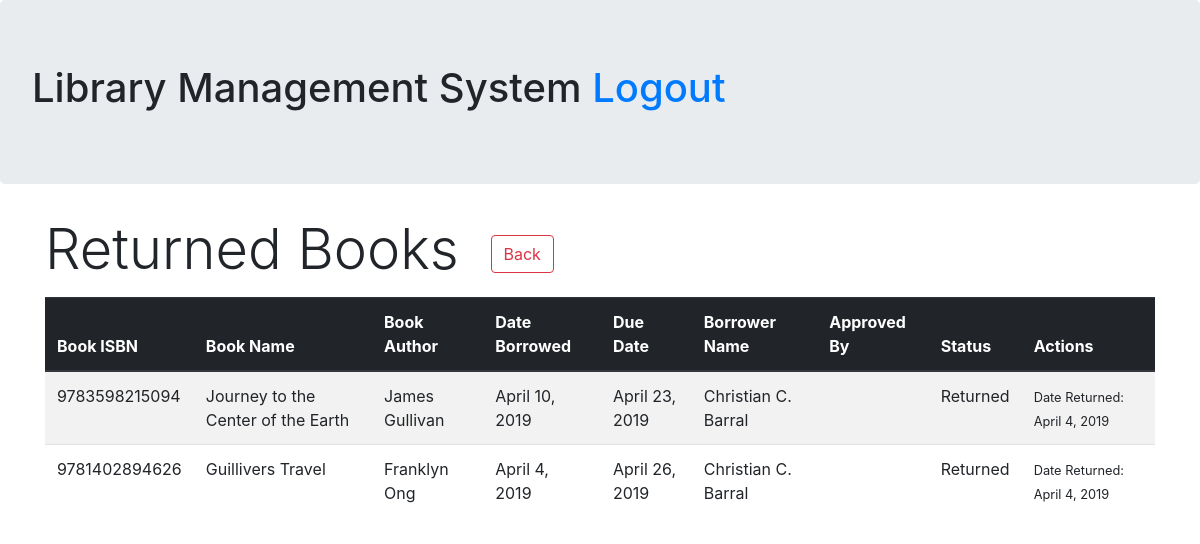
/admin/borrow-returned-list.php, run on an earlier commit of the app's database.
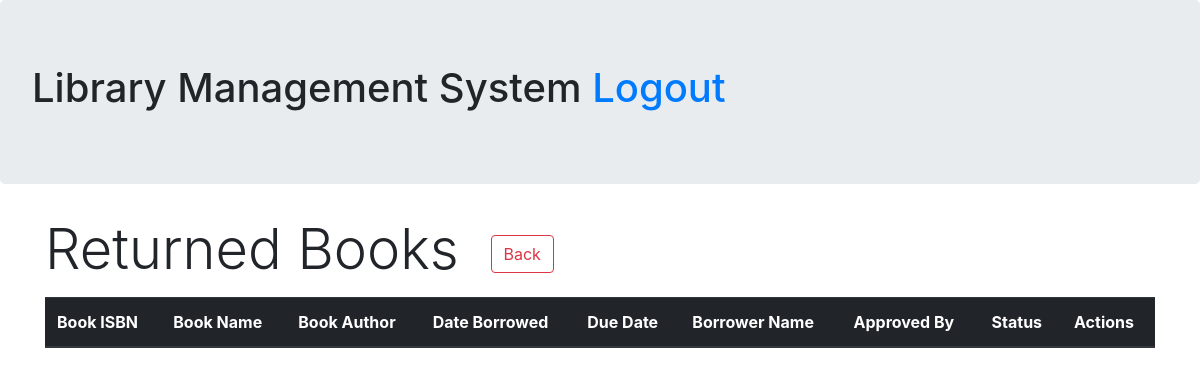
And on a later commit of the database.
### tables this page shows
CREATE TABLE `borrow` (
  `borrow_id` int(11) NOT NULL,
  `borrower_id` int(11) NOT NULL,
  `book_ISBN` varchar(13) NOT NULL,
  `admin_id` int(11) DEFAULT NULL,
  `borrow_start_date` date NOT NULL,
  `borrow_due_date` date NOT NULL,
  `borrow_return_date` date DEFAULT NULL,
  `borrow_approval_date` date DEFAULT NULL,
  `borrow_remarks` text,
  `borrow_status` char(1) NOT NULL
);

CREATE TABLE `book` (
  `book_ISBN` varchar(13) NOT NULL,
  `book_name` varchar(50) NOT NULL,
  `book_author` varchar(50) NOT NULL,
  `book_date_added` date NOT NULL,
  `book_date_published` date NOT NULL,
  `book_publisher` varchar(50) NOT NULL,
  `book_edition` varchar(20) NOT NULL,
  `book_type` varchar(20) NOT NULL,
  `book_borrow_status` char(1) NOT NULL DEFAULT 'R',
  `book_status` char(1) NOT NULL
);

CREATE TABLE `borrower` (
  `borrower_id` int(11) NOT NULL,
  `borrower_name` varchar(50) NOT NULL,
  `borrower_address` text NOT NULL,
  `borrower_dob` date NOT NULL,
  `borrower_uname` varchar(50) NOT NULL,
  `borrower_password` varchar(100) NOT NULL,
  `borrower_penalty_count` int(100) NOT NULL DEFAULT '0',
  `borrower_date_added` date NOT NULL,
  `borrower_status` char(1) NOT NULL
);

### classes/connect_service.php (called while the page is built, shortened)
<?php
class Database {
    private $servername = "localhost";
    private $username = "root";
    private $password = "";
    private $database = "library";
    public function __construct(){
        $this->conn = new mysqli($this->servername, $this->username, $this->password, $this->database);
        return $this->conn;
    }
}
?>

### classes/adminDAO.php (called while the page is built, shortened)
<?php
    require_once 'connect_service.php';
    class AdminAccessObject extends Database{
        public function getReturnedBooks(){
            $sql = "SELECT * FROM borrow JOIN book on borrow.book_ISBN = book.book_ISBN
                    JOIN borrower ON borrow.borrower_id = borrower.borrower_id WHERE borrow.borrow_status = 'R'";
            $result = $this->conn->query($sql);
            $rows = array();
            while($row=$result->fetch_assoc()){
                $rows[] = $row;
            }
            return $rows;
        }
    }
?>

### admin/borrow-returned-list.php (the view, shortened to what this page needs)
<?php
    require_once '../classes/adminDAO.php';
    $bookdao = new AdminAccessObject;
    $books = $bookdao->getReturnedBooks();
?>
<!DOCTYPE html>
<html lang="en">
<head>
    <link rel="stylesheet" href="https://use.fontawesome.com/releases/v5.8.1/css/all.css">
    <link rel="stylesheet" href="https://stackpath.bootstrapcdn.com/bootstrap/4.1.3/css/bootstrap.min.css">
</head>
<body>
    <div class="jumbotron">
        <h1>Library Management System <a href="../logout.php?page=2">Logout</a> </h1>
    </div>
    <div class="container mt-3 justify-content-center">
        <h4 class="display-4">Returned Books <a href="borrow-retrieve.php" role="button" class="btn btn-outline-danger m-3">Back</a></h4>
        <table class="table table-striped">
            <thead class="thead-dark">
                <th>Book ISBN</th>
                <th>Book Name</th>
                <th>Book Author</th>
                <th>Date Borrowed</th>
                <th>Due Date</th>
                <th>Borrower Name</th>
                <th>Approved By</th>
                <th>Status</th>
                <th colspan="2">Actions</th>
            </thead>
            <tbody>
                <?php
                    foreach($books as $key=>$values){
                        echo "<tr>";
                            echo "<td>".$values['book_ISBN']."</td>";
                            echo "<td>".$values['book_name']."</td>";
                            echo "<td>".$values['book_author']."</td>";
                            echo "<td>".date('F j, Y', strtotime($values['borrow_start_date']))."</td>";
                            echo "<td>".date('F j, Y', strtotime($values['borrow_due_date']))."</td>";
                            echo "<td>".$values['borrower_name']."</td>";
                            echo "<td>".$bookdao->getAdmin($values['admin_id'])['admin_name']."</td>";
                            if($values['borrow_status'] == 'A'){
                                echo "<td> Approved </td>";
                                echo "<td><a href='borrow-changestats.php?ISBN=".$values['book_ISBN']." &borrow_id= ".$values['borrow_id']."&status=R' class='btn btn-outline-danger'><i class='fas fa-times'></i> Cancel</a></td>";
                            }elseif($values['borrow_status'] == 'R'){
                                echo "<td> Returned </td>";
                                echo "<td><small>Date Returned: ".date('F j, Y', strtotime($values['borrow_return_date']))."</small></td>";
                            }
                            else{
                                echo "<td> Pending </td>";
                                echo "<td><a href='borrow-changestats.php?ISBN=".$values['book_ISBN']." &borrow_id= ".$values['borrow_id']."&status=A' class='btn btn-outline-success'><i class='fas fa-check'></i> Approve</a></td>";
                            }
                        echo "</tr>";
                    }
                ?>
            </tbody>
        </table>
    </div>
</body>
</html>

What changed in the data, as far as the page shows it:
no longer on this page (row edited): borrow: book.book_ISBN "9783598215094", book.book_name "Journey to the Center of the Earth", book.book_author "James Gullivan", borrow_start_date "April 10, 2019", borrow_due_date "April 23, 2019", borrower.borrower_name "Christian C. Barral", borrow_return_date "April 4, 2019"
removed borrow: book.book_ISBN "9781402894626", book.book_name "Guillivers Travel", book.book_author "Franklyn Ong", borrow_start_date "April 4, 2019", borrow_due_date "April 26, 2019", borrower.borrower_name "Christian C. Barral", borrow_return_date "April 4, 2019"
